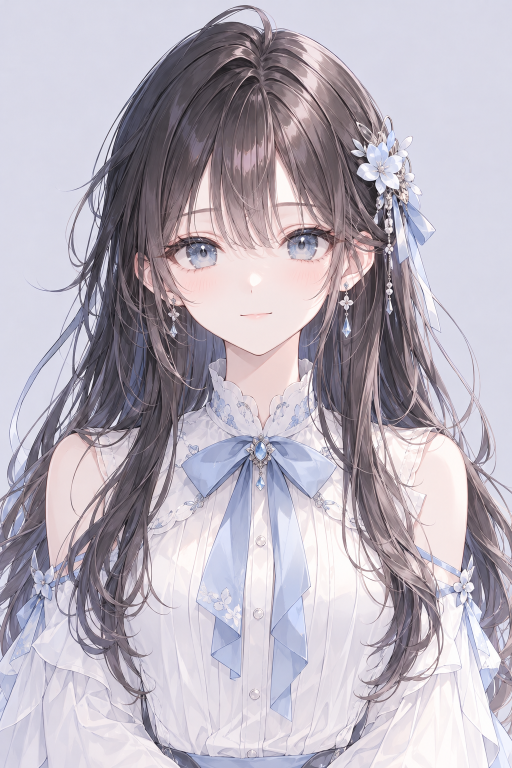
#> input picture experiments/yuzuki-live2d/assets/source/yuzuki-front-a.png, 1024 x 1536 px (shown at 1/2 size)
$ python build_face_rig.py
#> lines starting #> are read from the running program, lines starting #| are printed output that depends on the picture; after the words box and inside, x2 and y2 are one past the last pixel; in counts of white or black regions, pixels touching at a corner belong together
#!/usr/bin/env python3
"""Extract non-destructive experimental facial layers from the user-approved image.

Output is an OpenRaster layer stack and transparent PNG patches, NOT finished
hand-painted PSD assets or a Cubism .moc3 model. No remote model required.
"""
from pathlib import Path
import io, json, zipfile, xml.etree.ElementTree as ET
import numpy as np
import cv2
from PIL import Image,ImageDraw,ImageFilter
ROOT=Path(__file__).resolve().parents[1]
SOURCE=ROOT/'assets/source/yuzuki-front-a.png'
OUT=ROOT/'web/assets/face-rig'
OUT.mkdir(parents=True,exist_ok=True)
IMAGE=Image.open(SOURCE).convert('RGBA')
#> IMAGE is the input picture: PIL image 1024x1536 RGBA; mean R, G, B, A 184.6, 177.6, 188.5, 255
W,H=IMAGE.size
#> W = 1024; H = 1536
# Each eye is a bounded artwork region; those patches can be warped separately.
REGIONS={
 'eye_left': {'box':[338,460,468,555],'ellipse':[337,466,470,550], 'blur':7},
 'eye_right':{'box':[551,435,695,540],'ellipse':[550,441,694,538], 'blur':7},
 'mouth':{'box':[468,607,564,656],'ellipse':[469,610,562,651], 'blur':5},
}
np_src=np.array(IMAGE.convert('RGB'))
mask_all=np.zeros((H,W),np.uint8)
patches={}
info={'canvas':[W,H],'source':'../source/yuzuki-front-a.png','regions':{},'status':'EXPERIMENTAL_AUTO_EXTRACTED_NOT_FINAL_PSD'}
for key,opt in REGIONS.items():
 x0,y0,x1,y1=opt['box']; a,b,c,d=opt['ellipse'];
 alpha=Image.new('L',(W,H),0);brush=ImageDraw.Draw(alpha)
 brush.ellipse([a,b,c,d],fill=255)
 alpha=alpha.filter(ImageFilter.GaussianBlur(opt['blur']))
 # Avoid unsafe inpaint outside targeted art feature. The mask is tighter than the visible feather.
 m=np.zeros_like(mask_all);cv2.ellipse(m,((a+c)//2,(b+d)//2),((c-a)//2-4,(d-b)//2-4),0,0,360,255,-1)
 mask_all=cv2.bitwise_or(mask_all,m)
 patch=IMAGE.copy();patch.putalpha(alpha)
 # Strip hidden RGB colour before storing sparse PNG layers. Visible pixels remain identical.
 packed=np.array(patch);packed[packed[:,:,3]==0,:3]=0;patch=Image.fromarray(packed,'RGBA')
 patch_crop=patch.crop((x0,y0,x1,y1));patch_crop.save(OUT/f'{key}.png',optimize=True)
 patches[key]=patch
 info['regions'][key]={'box':opt['box'],'centre':[(x0+x1)/2,(y0+y1)/2],'canvas_box':[a,b,c,d]}
#> this loop made 3 passes
#> pass 1, `packed = np.array(patch)`:
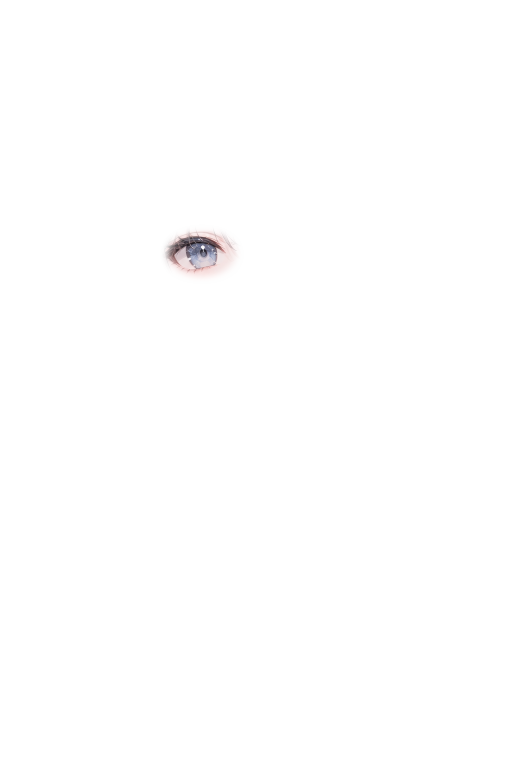
#> packed: shape (1536, 1024, 4) (shown at 1/2 size); mean R, G, B, A 184.6, 177.6, 188.5, 1.5; transparent parts drawn white
#> after the loop:
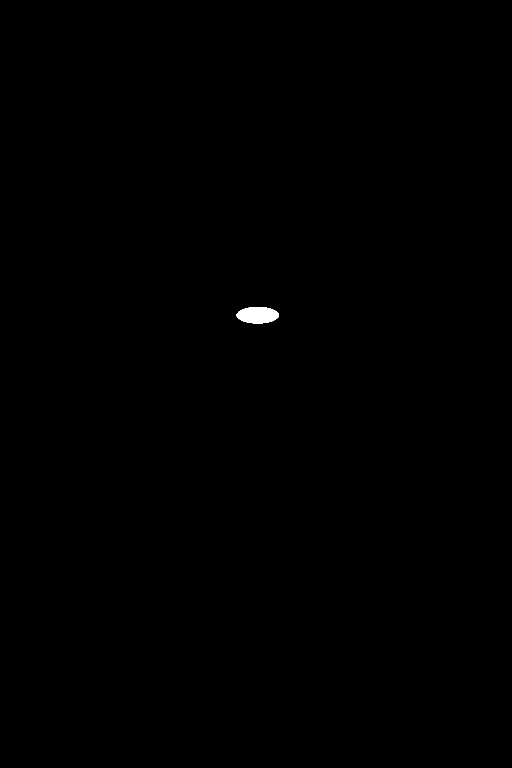
#> m: shape (1536, 1024) (shown at 1/2 size); 0.14% white; 1 white region, box (x1, y1, x2, y2) and area: (473, 614, 558, 647) 2207
#> after the loop: mask_all: shape (1536, 1024); 1.2% white; 3 white regions, box (x1, y1, x2, y2) and area: (554, 445, 691, 534) 9577, (341, 470, 466, 547) 7555, (473, 614, 558, 647) 2207
#> after the loop:
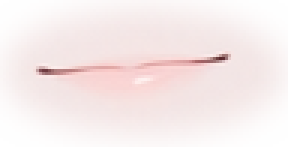
#> patch_crop: PIL image 96x49 RGBA (shown 3 times larger); mean R, G, B, A 241.2, 224.7, 224.1, 163; transparent parts drawn white
#> after the loop, info = 4 items; patches = 3 items
# Mouth removal: small original line can be reconstructed by local inpaint.
# Eyes use a cheek-colour surrogate, not giant inpaint that drags black lashes
# into the hole. This experimental auto-retouch still needs an artist pass.
base=np_src.astype(np.float32).copy()
for key,opt in list(REGIONS.items())[:2]:
 a,b,c,d=opt['ellipse']; cx=(a+c)/2; cy=(b+d)/2
 x0=max(0,a-10);x1=min(W,c+11);y0=max(0,b-10);y1=min(H,d+11)
 yy,xx=np.mgrid[y0:y1,x0:x1].astype(np.float32)
 sx=np.clip(cx+.4*(xx-cx),0,W-1)
 sy=np.clip(cy+70+.14*(yy-cy),0,H-1)
 cheek=cv2.remap(np_src,sx,sy,cv2.INTER_CUBIC).astype(np.float32)
 cheek=cv2.GaussianBlur(cheek,(0,0),5)
 local_alpha=np.array(Image.fromarray(np.array(patches[key].getchannel('A'))[y0:y1,x0:x1]).filter(ImageFilter.GaussianBlur(2)),dtype=np.float32)/255
 local_alpha=local_alpha[...,None]
 base[y0:y1,x0:x1]=base[y0:y1,x0:x1]*(1-local_alpha)+cheek*local_alpha
#> this loop made 2 passes
#> pass 1, `cheek=cv2.remap(np_src,sx,sy,cv2.INTER_CUBIC).astype(np.float32)`:
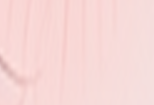
#> cheek: shape (105, 154, 3) float32; mean R, G, B 247.1, 216.5, 214.7
#> pass 1, `local_alpha=np.array(Image.fromarray(np.array(patches[key].getchannel(..`:
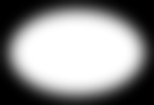
#> local_alpha: shape (105, 154) float32; min 0, max 1, mean 0.552
mouth_mask=np.zeros_like(mask_all)
a,b,c,d=REGIONS['mouth']['ellipse']
cv2.ellipse(mouth_mask,((a+c)//2,(b+d)//2),((c-a)//2-4,(d-b)//2-4),0,0,360,255,-1)
base=cv2.inpaint(cv2.cvtColor(np.uint8(np.clip(base,0,255)),cv2.COLOR_RGB2BGR),mouth_mask,6,cv2.INPAINT_TELEA)
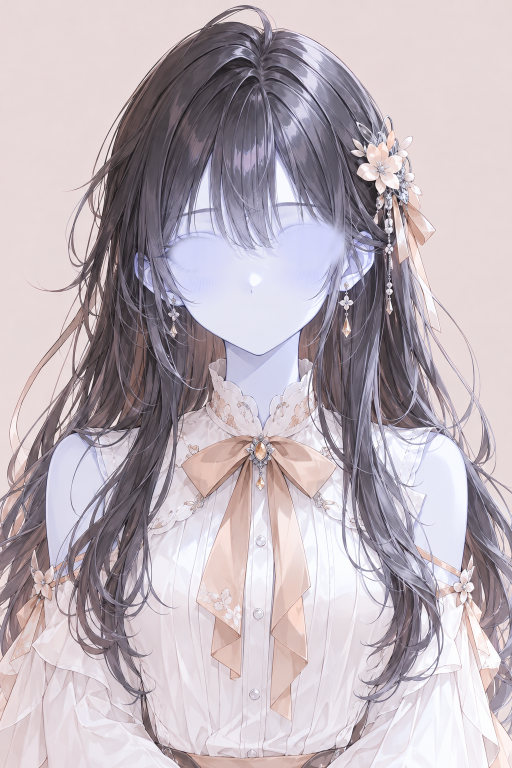
#> base: shape (1536, 1024, 3) (shown at 1/2 size); mean R, G, B 189.1, 178.3, 185.4
base_img=Image.fromarray(cv2.cvtColor(base,cv2.COLOR_BGR2RGB)).convert('RGBA')
base_img.save(OUT/'base.png',optimize=True)
(OUT/'rig.json').write_text(json.dumps(info,ensure_ascii=False,indent=2)+'\n',encoding='utf-8')
# Export an interoperable OpenRaster document with actual transparent image layers.
# Layers store canvas-size images; the .ora opens directly in Krita or GIMP.
ora=ROOT/'assets/face-rig/yuzuki-facial-prototype.ora'
ora.parent.mkdir(parents=True,exist_ok=True)
layer_sequence=[('Mouth · original artwork',patches['mouth']),('Right eye · original artwork',patches['eye_right']),('Left eye · original artwork',patches['eye_left']),('Retouched base · automatic inpaint',base_img)]
stack=ET.Element('image',{'version':'0.0.3','w':str(W),'h':str(H),'name':'Yuzuki - experimental face art'})
st=ET.SubElement(stack,'stack')
with zipfile.ZipFile(ora,'w') as z:
 z.writestr('mimetype','image/openraster',compress_type=zipfile.ZIP_STORED)
 for i,(label,im) in enumerate(layer_sequence):
  src=f'data/layer{i}.png';bio=io.BytesIO();im.save(bio,format='PNG');z.writestr(src,bio.getvalue());
  ET.SubElement(st,'layer',{'name':label,'src':src,'x':'0','y':'0','opacity':'1.0','visibility':'visible','composite-op':'svg:src-over'})
#> this loop made 4 passes
#> (label, src) on passes 1 to 4: ('Mouth · original artwork', 'data/layer0.png'), ('Right eye · original artwork', 'data/layer1.png'), ('Left eye · original artwork', 'data/layer2.png'), ('Retouched base · automatic inpaint', 'data/layer3.png')
 z.writestr('stack.xml',ET.tostring(stack,encoding='utf-8',xml_declaration=True))
 # composite should be base underneath overlays
 preview=base_img.copy()
 for k in ['eye_left','eye_right','mouth']:preview=Image.alpha_composite(preview,patches[k]);
 imgbio=io.BytesIO();preview.save(imgbio,format='PNG');z.writestr('mergedimage.png',imgbio.getvalue())
 thumb=preview.copy();thumb.thumbnail((256,256));imgbio=io.BytesIO();thumb.save(imgbio,format='PNG');z.writestr('Thumbnails/thumbnail.png',imgbio.getvalue())
#> after `thumb.thumbnail((256, 256))`:
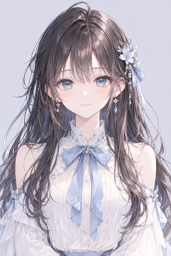
#> thumb: PIL image 171x256 RGBA; mean R, G, B, A 184.6, 177.7, 188.6, 255
preview.save(ROOT/'assets/face-rig/composite-reference.png')
# A reproducible quality baseline. Focus on the face because eye positions are tricky.
diff=np.mean(np.abs(np.array(preview.convert('RGB'),np.float32)-np_src))
#> diff = 0.0644
print(json.dumps({'size':[W,H],'parts':list(REGIONS),'ora':str(ora),'pixel_mean_abs_error':round(float(diff),3),'output':str(OUT)},ensure_ascii=False))
#> (printed output is left out)
